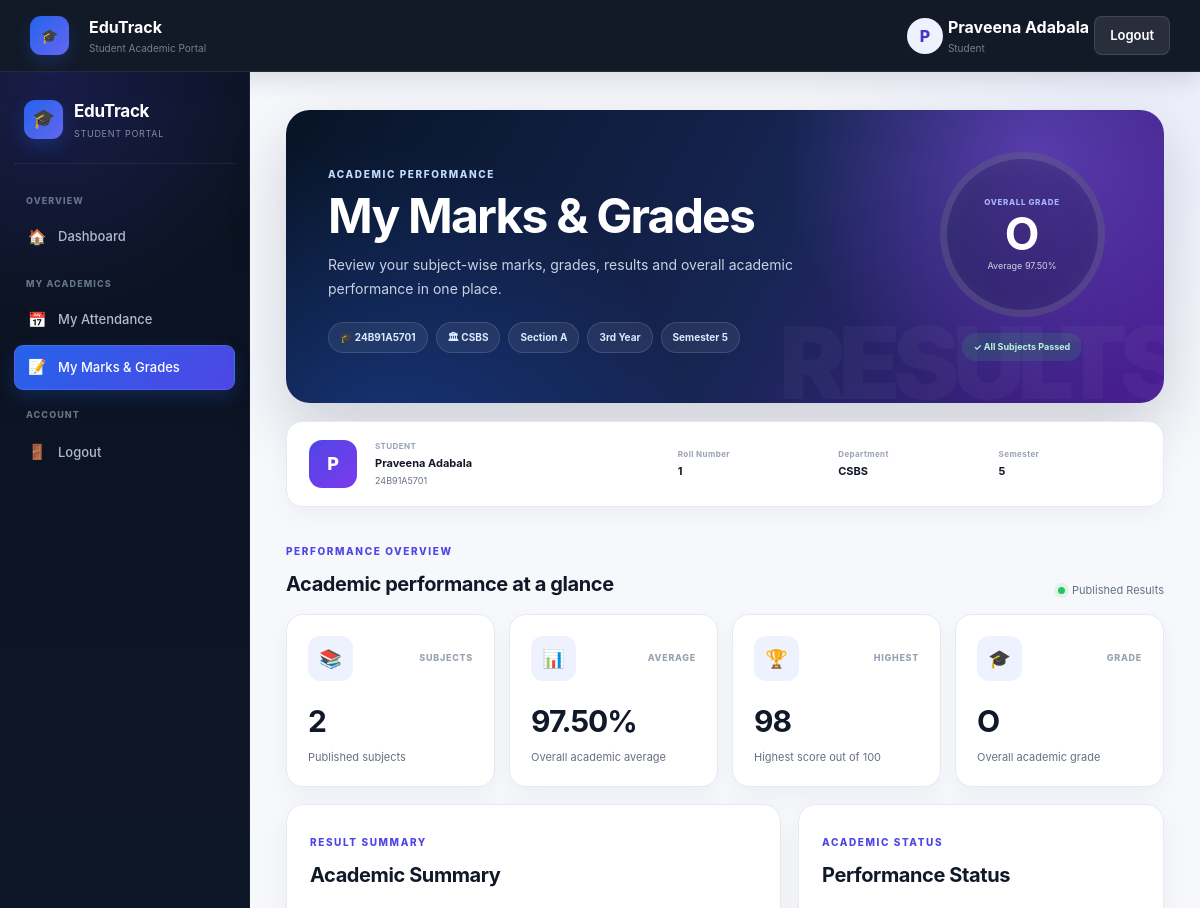
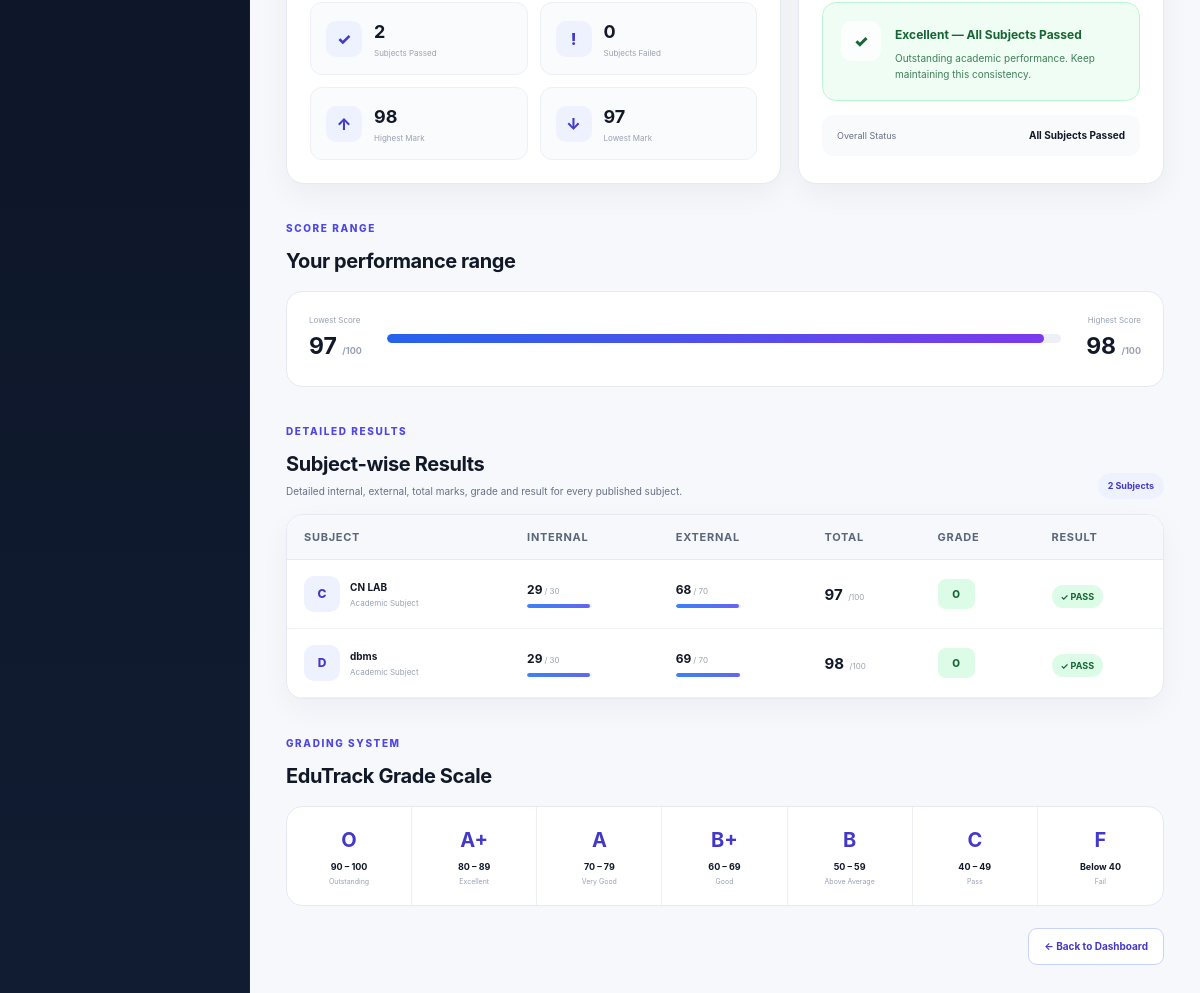
The app's page /student_marks.php (signed in) with its own data (2 pictures, top to bottom).
### tables this page shows
CREATE TABLE `students` (
  `id` int(11) NOT NULL,
  `name` varchar(100) NOT NULL,
  `roll_no` varchar(50) NOT NULL,
  `registration_no` varchar(50) DEFAULT NULL,
  `dob` date DEFAULT NULL,
  `gender` varchar(20) DEFAULT NULL,
  `department` varchar(100) NOT NULL,
  `section` varchar(10) DEFAULT NULL,
  `year` varchar(20) DEFAULT NULL,
  `semester` varchar(20) DEFAULT NULL,
  `email` varchar(100) NOT NULL,
  `phone` varchar(15) NOT NULL,
  `address` text DEFAULT NULL,
  `username` varchar(100) DEFAULT NULL,
  `password` varchar(255) DEFAULT NULL,
  `verification_token` varchar(255) DEFAULT NULL,
  `email_verified` tinyint(1) NOT NULL DEFAULT 0
);

CREATE TABLE `marks` (
  `id` int(11) NOT NULL,
  `student_id` int(11) NOT NULL,
  `subject` varchar(100) NOT NULL,
  `internal_marks` int(11) NOT NULL,
  `external_marks` int(11) NOT NULL,
  `total_marks` int(11) NOT NULL,
  `grade` varchar(5) DEFAULT NULL,
  `result` varchar(10) DEFAULT NULL
);

### student_marks.php (the view, shortened to what this page needs)
<?php
include "db.php";
$student_id = intval($_SESSION["student_id"]);
$student_stmt = mysqli_prepare(
    $conn,
    "SELECT
        name,
        registration_no,
        roll_no,
        department,
        section,
        year,
        semester
     FROM students
     WHERE id = ?
     LIMIT 1"
);
mysqli_stmt_bind_param(
    $student_stmt,
    "i",
    $student_id
);
mysqli_stmt_execute($student_stmt);
$student_result =
    mysqli_stmt_get_result($student_stmt);
$student =
    mysqli_fetch_assoc($student_result);
$marks_stmt = mysqli_prepare(
    $conn,
    "SELECT
        id,
        subject,
        internal_marks,
        external_marks,
        total_marks,
        grade,
        result
     FROM marks
     WHERE student_id = ?
     ORDER BY subject ASC"
);
mysqli_stmt_bind_param(
    $marks_stmt,
    "i",
    $student_id
);
mysqli_stmt_execute($marks_stmt);
$marks_result =
    mysqli_stmt_get_result($marks_stmt);
$summary_stmt = mysqli_prepare(
    $conn,
    "SELECT
        COUNT(*) AS total_subjects,
        COALESCE(
            ROUND(AVG(total_marks), 2),
            0
        ) AS average_marks,
        COALESCE(
            MAX(total_marks),
            0
        ) AS highest_marks,
        COALESCE(
            MIN(total_marks),
            0
        ) AS lowest_marks,
        COALESCE(
            SUM(
                CASE
                    WHEN LOWER(result) = 'pass'
                    THEN 1
                    ELSE 0
                END
            ),
            0
        ) AS passed_subjects,
        COALESCE(
            SUM(
                CASE
                    WHEN LOWER(result) = 'fail'
                    THEN 1
                    ELSE 0
                END
            ),
            0
        ) AS failed_subjects
     FROM marks
     WHERE student_id = ?"
);
mysqli_stmt_bind_param(
    $summary_stmt,
    "i",
    $student_id
);
mysqli_stmt_execute($summary_stmt);
$summary_result =
    mysqli_stmt_get_result($summary_stmt);
$summary =
    mysqli_fetch_assoc($summary_result);
$total_subjects =
    intval($summary["total_subjects"] ?? 0);
$average_marks =
    floatval($summary["average_marks"] ?? 0);
$highest_marks =
    intval($summary["highest_marks"] ?? 0);
$lowest_marks =
    intval($summary["lowest_marks"] ?? 0);
$passed_subjects =
    intval($summary["passed_subjects"] ?? 0);
$failed_subjects =
    intval($summary["failed_subjects"] ?? 0);
if ($total_subjects === 0) {
    $overall_grade = "N/A";
} elseif ($average_marks >= 90) {
    $overall_grade = "O";
} elseif ($average_marks >= 80) {
    $overall_grade = "A+";
} elseif ($average_marks >= 70) {
    $overall_grade = "A";
} elseif ($average_marks >= 60) {
    $overall_grade = "B+";
} elseif ($average_marks >= 50) {
    $overall_grade = "B";
} elseif ($average_marks >= 40) {
    $overall_grade = "C";
} else {
    $overall_grade = "F";
}
if ($total_subjects === 0) {
    $overall_result = "Awaiting Results";
} elseif ($failed_subjects > 0) {
    $overall_result = "Needs Improvement";
} else {
    $overall_result = "All Subjects Passed";
}
if ($total_subjects === 0) {
    $performance_message =
        "Your academic results will appear here once marks are published.";
} elseif ($average_marks >= 90) {
    $performance_message =
        "Outstanding academic performance. Keep maintaining this consistency.";
} elseif ($average_marks >= 75) {
    $performance_message =
        "Very good academic performance. You are maintaining a strong average.";
} elseif ($average_marks >= 60) {
    $performance_message =
        "Good progress. Continue improving your performance across all subjects.";
} elseif ($average_marks >= 40) {
    $performance_message =
        "You are progressing, but there is room to strengthen your overall score.";
} else {
    $performance_message =
        "Focus on the subjects requiring improvement and work toward a stronger result.";
}
?>
<!DOCTYPE html>
<html lang="en">
<head>
<link
    rel="stylesheet"
    href="css/style.css"
>
</head>
<body class="student-dashboard-v2-page">
<div class="navbar">
<div class="dashboard-nav-brand">
<span>
🎓
</span>
<div>
<strong>
EduTrack
</strong>
<small>
Student Academic Portal
</small>
</div>
</div>
<div class="dashboard-nav-user">
<div class="dashboard-admin-avatar">
<?php
echo strtoupper(
    substr(
        $student["name"],
        0,
        1
    )
);
?>
</div>
<div class="dashboard-admin-copy">
<strong>
<?php
echo htmlspecialchars(
    $student["name"]
);
?>
</strong>
<small>
Student
</small>
</div>
<a
    href="student_logout.php"
    class="logout-btn"
>
Logout
</a>
</div>
</div>
<div class="main-layout">
<div class="sidebar edutrack-sidebar student-v2-sidebar">
<div class="sidebar-brand-block">
<div class="sidebar-brand-icon">
🎓
</div>
<div>
<strong>
EduTrack
</strong>
<small>
Student Portal
</small>
</div>
</div>
<div class="sidebar-section-title">
OVERVIEW
</div>
<div class="sidebar-group">
<a href="student_dashboard.php">
<span>
🏠
</span>
Dashboard
</a>
</div>
<div class="sidebar-section-title">
MY ACADEMICS
</div>
<div class="sidebar-group">
<a href="student_attendance.php">
<span>
📅
</span>
My Attendance
</a>
<a
    href="student_marks.php"
    class="active"
>
<span>
📝
</span>
My Marks & Grades
</a>
</div>
<div class="sidebar-section-title">
ACCOUNT
</div>
<div class="sidebar-group sidebar-account">
<a href="student_logout.php">
<span>
🚪
</span>
Logout
</a>
</div>
</div>
<main class="main-content dashboard-v2">
<section class="marks-v2-hero dashboard-reveal">
<div class="marks-v2-hero-copy">
<span class="dashboard-eyebrow">
ACADEMIC PERFORMANCE
</span>
<h1>
My Marks & Grades
</h1>
<p>
Review your subject-wise marks,
grades, results and overall academic
performance in one place.
</p>
<div class="student-hero-meta">
<span>
🎓
<?php
echo htmlspecialchars(
    $student["registration_no"]
);
?>
</span>
<span>
🏛
<?php
echo htmlspecialchars(
    $student["department"]
);
?>
</span>
<span>
Section
<?php
echo htmlspecialchars(
    $student["section"]
);
?>
</span>
<span>
<?php
echo htmlspecialchars(
    $student["year"]
);
?>
</span>
<span>
Semester
<?php
echo htmlspecialchars(
    $student["semester"]
);
?>
</span>
</div>
</div>
<div class="marks-hero-score">
<div class="marks-grade-circle">
<span>
OVERALL GRADE
</span>
<strong>
<?php
echo htmlspecialchars(
    $overall_grade
);
?>
</strong>
<small>
Average
<?php
echo number_format(
    $average_marks,
    2
);
?>%
</small>
</div>
<?php if ($total_subjects === 0) { ?>
<span class="marks-hero-neutral">
Results Pending
</span>
<?php } elseif ($failed_subjects === 0) { ?>
<span class="marks-hero-success">
✓ All Subjects Passed
</span>
<?php } else { ?>
<span class="marks-hero-warning">
⚠ Improvement Required
</span>
<?php } ?>
</div>
</section>
<section class="marks-student-info dashboard-reveal">
<div class="marks-student-avatar">
<?php
echo strtoupper(
    substr(
        $student["name"],
        0,
        1
    )
);
?>
</div>
<div class="marks-student-primary">
<span>
STUDENT
</span>
<strong>
<?php
echo htmlspecialchars(
    $student["name"]
);
?>
</strong>
<small>
<?php
echo htmlspecialchars(
    $student["registration_no"]
);
?>
</small>
</div>
<div class="marks-student-detail">
<span>
Roll Number
</span>
<strong>
<?php
echo htmlspecialchars(
    $student["roll_no"]
);
?>
</strong>
</div>
<div class="marks-student-detail">
<span>
Department
</span>
<strong>
<?php
echo htmlspecialchars(
    $student["department"]
);
?>
</strong>
</div>
<div class="marks-student-detail">
<span>
Semester
</span>
<strong>
<?php
echo htmlspecialchars(
    $student["semester"]
);
?>
</strong>
</div>
</section>
<section class="dashboard-v2-section dashboard-reveal">
<div class="dashboard-v2-heading">
<div>
<span class="dashboard-eyebrow dark">
PERFORMANCE OVERVIEW
</span>
<h2>
Academic performance at a glance
</h2>
</div>
<span class="live-data-label">
<i></i>
Published Results
</span>
</div>
<div class="student-v2-metric-grid">
<article class="student-v2-metric-card">
<div class="metric-top">
<span class="metric-icon">
📚
</span>
<span class="metric-tag">
Subjects
</span>
</div>
<strong>
<?php
echo $total_subjects;
?>
</strong>
<p>
Published subjects
</p>
</article>
<article class="student-v2-metric-card">
<div class="metric-top">
<span class="metric-icon">
📊
</span>
<span class="metric-tag">
Average
</span>
</div>
<strong>
<?php
echo number_format(
    $average_marks,
    2
);
?>%
</strong>
<p>
Overall academic average
</p>
</article>
<article class="student-v2-metric-card">
<div class="metric-top">
<span class="metric-icon">
🏆
</span>
<span class="metric-tag">
Highest
</span>
</div>
<strong>
<?php
echo $highest_marks;
?>
</strong>
<p>
Highest score out of 100
</p>
</article>
<article class="student-v2-metric-card">
<div class="metric-top">
<span class="metric-icon">
🎓
</span>
<span class="metric-tag">
Grade
</span>
</div>
<strong>
<?php
echo htmlspecialchars(
    $overall_grade
);
?>
</strong>
<p>
Overall academic grade
</p>
</article>
</div>
</section>
<section class="student-dashboard-focus-grid dashboard-reveal">
<article class="dashboard-v2-card">
<div class="card-title-row">
<div>
<span class="dashboard-eyebrow dark">
RESULT SUMMARY
</span>
<h2>
Academic Summary
</h2>
</div>
</div>
<div class="marks-result-stat-grid">
<div class="marks-result-stat">
<span>
✓
</span>
<div>
<strong>
<?php echo $passed_subjects; ?>
</strong>
<small>
Subjects Passed
</small>
</div>
</div>
<div class="marks-result-stat">
<span>
!
</span>
<div>
<strong>
<?php echo $failed_subjects; ?>
</strong>
<small>
Subjects Failed
</small>
</div>
</div>
<div class="marks-result-stat">
<span>
↑
</span>
<div>
<strong>
<?php echo $highest_marks; ?>
</strong>
<small>
Highest Mark
</small>
</div>
</div>
<div class="marks-result-stat">
<span>
↓
</span>
<div>
<strong>
<?php echo $lowest_marks; ?>
</strong>
<small>
Lowest Mark
</small>
</div>
</div>
</div>
</article>
<article class="dashboard-v2-card">
<div class="card-title-row">
<div>
<span class="dashboard-eyebrow dark">
ACADEMIC STATUS
</span>
<h2>
Performance Status
</h2>
</div>
</div>
<?php if ($total_subjects === 0) { ?>
<div class="marks-v2-status neutral">
<div class="marks-status-icon">
ℹ
</div>
<div>
<strong>
Results Awaiting Publication
</strong>
<p>
No marks have been published
for your account yet.
</p>
</div>
</div>
<?php } elseif ($failed_subjects === 0) { ?>
<div class="marks-v2-status success">
<div class="marks-status-icon">
✓
</div>
<div>
<strong>
Excellent — All Subjects Passed
</strong>
<p>
<?php
echo htmlspecialchars(
    $performance_message
);
?>
</p>
</div>
</div>
<?php } ?>
<div class="marks-overall-result">
<span>
Overall Status
</span>
<strong>
<?php
echo htmlspecialchars(
    $overall_result
);
?>
</strong>
</div>
</article>
</section>
<?php if ($total_subjects > 0) { ?>
<section class="dashboard-v2-section dashboard-reveal">
<div class="dashboard-v2-heading">
<div>
<span class="dashboard-eyebrow dark">
SCORE RANGE
</span>
<h2>
Your performance range
</h2>
</div>
</div>
<div class="marks-score-range-card">
<div class="marks-range-item">
<span>
Lowest Score
</span>
<strong>
<?php
echo $lowest_marks;
?>
<small>/100</small>
</strong>
</div>
<div class="marks-range-line">
<div
    class="marks-range-progress"
    style="width:
    <?php
    echo min(
        100,
        max(
            0,
            $average_marks
        )
    );
    ?>%;"
>
</div>
</div>
<div class="marks-range-item right">
<span>
Highest Score
</span>
<strong>
<?php
echo $highest_marks;
?>
<small>/100</small>
</strong>
</div>
</div>
</section>
<?php } ?>
<section class="dashboard-v2-section dashboard-reveal">
<div class="dashboard-v2-heading">
<div>
<span class="dashboard-eyebrow dark">
DETAILED RESULTS
</span>
<h2>
Subject-wise Results
</h2>
<p class="marks-section-description">
Detailed internal, external,
total marks, grade and result
for every published subject.
</p>
</div>
<span class="marks-record-count">
<?php
echo $total_subjects;
?>
Subjects
</span>
</div>
<div class="dashboard-v2-table-card">
<table class="modern-table marks-history-v2">
<thead>
<tr>
<th>
Subject
</th>
<th>
Internal
</th>
<th>
External
</th>
<th>
Total
</th>
<th>
Grade
</th>
<th>
Result
</th>
</tr>
</thead>
<tbody>
<?php
if (
    $marks_result &&
    mysqli_num_rows($marks_result) > 0
) {
while (
    $row =
    mysqli_fetch_assoc($marks_result)
) {
$total_mark =
    intval(
        $row["total_marks"]
    );
$internal_mark =
    intval(
        $row["internal_marks"]
    );
$external_mark =
    intval(
        $row["external_marks"]
    );
$is_pass =
    strtolower(
        $row["result"]
    ) === "pass";
?>
<tr>
<td>
<div class="marks-subject-cell">
<div class="marks-subject-icon">
<?php
echo strtoupper(
    substr(
        $row["subject"],
        0,
        1
    )
);
?>
</div>
<div>
<strong>
<?php
echo htmlspecialchars(
    $row["subject"]
);
?>
</strong>
<span>
Academic Subject
</span>
</div>
</div>
</td>
<td>
<div class="marks-score-cell">
<strong>
<?php
echo $internal_mark;
?>
</strong>
<span>
/ 30
</span>
</div>
<div class="marks-mini-track">
<div
    style="width:
    <?php
    echo min(
        100,
        ($internal_mark / 30) * 100
    );
    ?>%;"
>
</div>
</div>
</td>
<td>
<div class="marks-score-cell">
<strong>
<?php
echo $external_mark;
?>
</strong>
<span>
/ 70
</span>
</div>
<div class="marks-mini-track">
<div
    style="width:
    <?php
    echo min(
        100,
        ($external_mark / 70) * 100
    );
    ?>%;"
>
</div>
</div>
</td>
<td>
<div class="marks-total-score">
<strong>
<?php
echo $total_mark;
?>
</strong>
<span>
/100
</span>
</div>
</td>
<td>
<span
    class="
    marks-grade-badge
    <?php
    echo
        strtolower(
            str_replace(
                "+",
                "plus",
                $row["grade"]
            )
        );
    ?>
    "
>
<?php
echo htmlspecialchars(
    $row["grade"]
);
?>
</span>
</td>
<td>
<?php if ($is_pass) { ?>
<span class="student-status-chip present">
✓ PASS
</span>
<?php } else { ?>
<span class="student-status-chip absent">
✕ FAIL
</span>
<?php } ?>
</td>
</tr>
<?php
}
}
?>
</tbody>
</table>
</div>
</section>
<section class="dashboard-v2-section dashboard-reveal">
<div class="dashboard-v2-heading">
<div>
<span class="dashboard-eyebrow dark">
GRADING SYSTEM
</span>
<h2>
EduTrack Grade Scale
</h2>
</div>
</div>
<div class="grade-scale-grid">
<div>
<strong>O</strong>
<span>
90 – 100
</span>
<small>
Outstanding
</small>
</div>
<div>
<strong>A+</strong>
<span>
80 – 89
</span>
<small>
Excellent
</small>
</div>
<div>
<strong>A</strong>
<span>
70 – 79
</span>
<small>
Very Good
</small>
</div>
<div>
<strong>B+</strong>
<span>
60 – 69
</span>
<small>
Good
</small>
</div>
<div>
<strong>B</strong>
<span>
50 – 59
</span>
<small>
Above Average
</small>
</div>
<div>
<strong>C</strong>
<span>
40 – 49
</span>
<small>
Pass
</small>
</div>
<div>
<strong>F</strong>
<span>
Below 40
</span>
<small>
Fail
</small>
</div>
</div>
</section>
<div class="attendance-back-area dashboard-reveal">
<a
    href="student_dashboard.php"
    class="attendance-back-button"
>
← Back to Dashboard
</a>
</div>
</main>
</div>
</body>
</html>

### records on screen
students: name "P", name "Praveena Adabala", registration_no "24B91A5701", department "CSBS", section "A", year "3rd Year", semester "5", roll_no "1"
marks: subject "C", subject "CN LAB", internal_marks "29", external_marks "68", total_marks "97", grade "O", result "✓ PASS"
marks: subject "D", subject "dbms", internal_marks "29", external_marks "69", total_marks "98", grade "O", result "✓ PASS"

### other values on screen
$overall_grade "O"
$average_marks "97.50"
$total_subjects "2"
$highest_marks "98"
$passed_subjects "2"
$failed_subjects "0"
$lowest_marks "97"
$performance_message "Outstanding academic performance. Keep maintaining this consistency."
$overall_result "All Subjects Passed"
